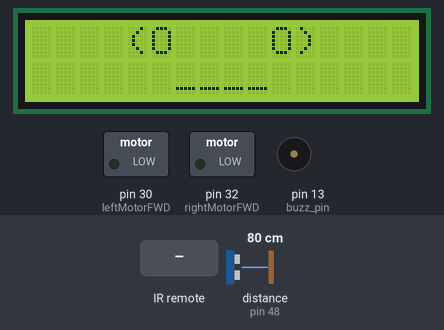
A sketch run on a simulated Arduino Mega 2560, built with avr-gcc and run on an emulated ATmega2560. Parts: 16×2 character LCD, switched loads named in the sketch (green lamp = pin HIGH), buzzer (waves = sounding). Wiring (inferred from the names in the program): ultrasonic range finder: trigger pin 46; echo pin 48. The test bench sets the inputs (shaded band); at power-on: distance to the obstacle (sensor on pin 48) 80 cm. The echo pulse lasts 58.3 µs per cm; pins used as bus, display or sensor lines are not drawn; what the sketch prints to the serial monitor is not drawn.

Above: at 1.4 s.
1.5 s: infrared code 0xF30CFF00 received
At 3.7 s:
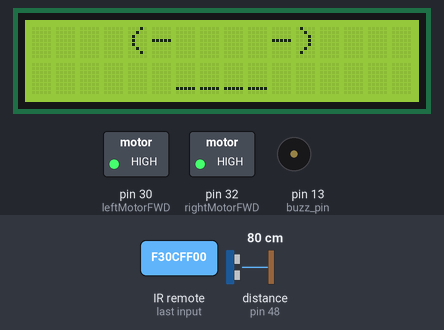
4.5 s: distance to the obstacle (sensor on pin 48) set to 19 cm
At 6.8 s:
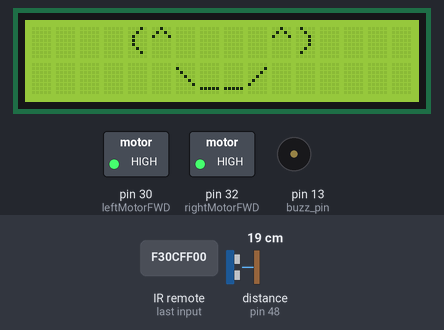
7.5 s: distance to the obstacle (sensor on pin 48) set to 15 cm
10.5 s: infrared code 0xE718FF00 received
At 10.9 s:
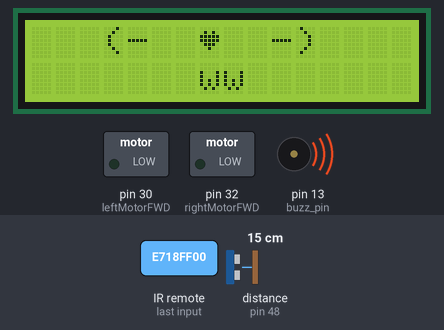
12.5 s: infrared code 0xA15EFF00 received
At 14.9 s:
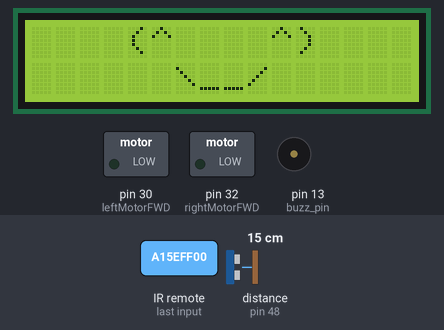
15.2 s: infrared code 0xF708FF00 received
At 16.9 s:
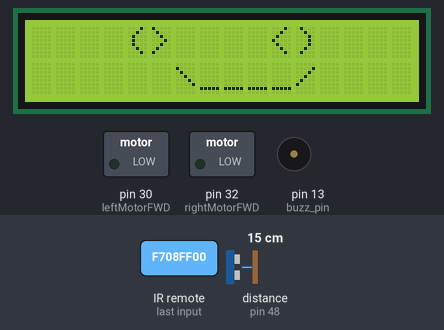
Timing chart, 0 to 18.2 s (numbered marks = the images above; inputs shaded):
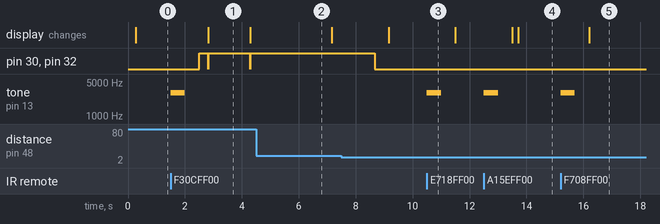

The sketch:

NaptimeActualFinal.ino
```cpp
#include <IRremote.h>
#include <LiquidCrystal.h>

//beep
int buzz_pin = 13;

// Motor Pins
const int leftMotorFWD = 30;
const int rightMotorFWD = 32;

const int proxBuzzer = 13;

// Sensor Pins
const int trigpin_OT = 46;
const int echopin_IN = 48;

// Turning Variables
int rightAngleTime = 0;
int twoseventydegreeTime = rightAngleTime * 3;
int fwdTime = 0;

// System States
bool ultraSensor = false;
bool elevator_button = false;
bool ecebElevator = false;

//########################

int distance, cm;
//############################

// ##### Bool Logic #####
bool bool_state;
int distance_to_detect = 16;  //in cm
// ##########################

// // ##### multi tasking timer logic ####
unsigned long starting_time = 0;
int delay_int = 50;
unsigned long delay_time = delay_int;
unsigned long current_time = 0;

// Variables for the non-blocking LCD animation
unsigned long previousLcdTime = 0;
int currentFrame = 1;
unsigned long frameDuration = 0; // Starts at 0 to draw the first frame immediately
//######### Remote vars ##########
//ALL the numbers E718FF00 number 2, A15EFF00 - #3, F708FF00 - #4, E31CFF00 - #5, A55AFF00 - #6, BD42FF00 - #7, AD52FF00 - #8, B54AFF00 - #9
// Playback BB44FF00, Play forword BC43FF00, Arrow with equals BF40FF00, read power button BA45FF00

int reciver_pin = 7;

unsigned long remotevalue = 0;

//#############################
//LCD Display

const int rs = 12, en = 11, d4 = 5, d5 = 4, d6 = 3, d7 = 2;
LiquidCrystal lcd(rs, en, d4, d5, d6, d7);

byte backSlash[8] = {
  B00000, B10000, B01000, B00100, B00010, B00001, B00000, B00000
};
byte forwardSlash[8] = {
  B00000, B00001, B00010, B00100, B01000, B10000, B00000, B00000
};
byte heart[8] = {
  B00000, B01010, B11111, B11111, B01110, B00100, B00000, B00000
};

//############################

// ### Bool Logic ###
  struct{
    int nodesConnected[3];
    int node0Dist;
    int node1Dist;
    int node2Dist;
    int node0Deg; //make 0-3
    int node1Deg;
    int node2Deg;
    ;
  } node1, node2, node3, node4, node5, node6, node7, node8, node9, node10, node11, node12, node13, node14, node15, node16, node17, node18;

//  #### Room logic ######
int room_number;

//##########################

void initializeNodes() {
//node 1
    node1.nodesConnected[0] = 2; node1.nodesConnected[1] = 0; node1.nodesConnected[2] = 0;
    node1.node0Dist = 1500;
    node1.node0Deg = 2; //make 1-3

    //node 2
    node2.nodesConnected[0] = 1; node2.nodesConnected[1] = 3; node2.nodesConnected[2] = 0;
    node2.node0Dist = 1500;
    node2.node0Deg = 2; //make 1-3
    node2.node1Dist = 1500;
    node2.node1Deg = 0; //make 1-3

    //node 3
    node3.nodesConnected[0] = 2; node3.nodesConnected[1] = 4; node3.nodesConnected[2] = 0;
    node3.node0Dist = 1500;
    node3.node0Deg = 0; //make 1-3
    node3.node1Dist = 730;
    node3.node1Deg = 2; //make 1-3

    //node 5
    node5.nodesConnected[0] = 4; node5.nodesConnected[1] = 6; node5.nodesConnected[2] = 0;
    node5.node0Dist = 650;
    node5.node0Deg = 0; //make 1-3
    node5.node1Dist = 1470;
    node5.node1Deg = 3; //make 1-3

    //node 6 (Fixed typo: was written as node5)
    node6.nodesConnected[0] = 5; node6.nodesConnected[1] = 7; node6.nodesConnected[2] = 0;
    node6.node0Dist = 1470;
    node6.node0Deg = 1; //make 1-3
    node6.node1Dist = 310;
    node6.node1Deg = 3; //make 1-3

    //node 7
    node7.nodesConnected[0] = 6; node7.nodesConnected[1] = 8; node7.nodesConnected[2] = 0;
    node7.node0Dist = 310;
    node7.node0Deg = 1; //make 1-3
    node7.node1Dist = 730;
    node7.node1Deg = 3; //make 1-3

    //node 8
    node8.nodesConnected[0] = 6; node8.nodesConnected[1] = 8; node8.nodesConnected[2] = 0;
    node8.node0Dist = 730;
    node8.node0Deg = 1; //make 1-3
    node8.node1Dist = 730;
    node8.node1Deg = 3; //make 1-3

    //node 13
    node13.nodesConnected[0] = 9; node13.nodesConnected[1] = 14; node13.nodesConnected[2] = 0;
    node13.node0Dist = 60;
    node13.node0Deg = 2; //make 1-3
    node13.node1Dist = (750 + 710 + 500) - 144;
    node13.node1Deg = 3; //make 1-3

    //node 10
    node10.nodesConnected[0] = 9; node10.nodesConnected[1] = 11; node10.nodesConnected[2] = 0;
    node10.node0Dist = 750 + 750 + 750 + 160;
    node10.node0Deg = 1; //make 1-3
    node10.node1Dist = 750;
    node10.node1Deg = 3; //make 1-3

    //node 11
    node11.nodesConnected[0] = 10; node11.nodesConnected[1] = 12; node11.nodesConnected[2] = 0;
    node11.node0Dist = 750;
    node11.node0Deg = 1; //make 1-3
    node11.node1Dist = 710 + 500;
    node11.node1Deg = 3; //make 1-3

    //node 12
    node12.nodesConnected[0] = 11; node12.nodesConnected[1] = 15; node12.nodesConnected[2] = 0;
    node12.node0Dist = 500 + 710;
    node12.node0Deg = 1; //make 1-3
    node12.node1Dist = 750 + 750 + 750 + 722;
    node12.node1Deg = 0; //make 1-3

    //node 16
    node16.nodesConnected[0] = 15; node16.nodesConnected[1] = 17; node16.nodesConnected[2] = 0;
    node16.node0Dist = 270;
    node16.node0Deg = 2; //make 1-3
    node16.node1Dist = 270 + 750 + 750 + 500;
    node16.node1Deg = 0; //make 1-3

    //node 17
    node17.nodesConnected[0] = 16; node17.nodesConnected[1] = 18; node17.nodesConnected[2] = 0;
    node17.node0Dist = 270 + 750 + 750 + 500;
    node17.node0Deg = 2; //make 1-3
    node17.node1Dist = 250 + 540;
    node17.node1Deg = 0; //make 1-3

    //node 18
    node18.nodesConnected[0] = 17; node18.nodesConnected[1] = 0; node18.nodesConnected[2] = 0;
    node18.node0Dist = 250 + 540;
    node18.node0Deg = 2; //make 1-3

    //node 9
    node9.nodesConnected[0] = 8; node9.nodesConnected[1] = 10; node9.nodesConnected[2] = 13;
    node9.node0Dist = 730;
    node9.node0Deg = 1; //make 1-3
    node9.node1Dist = 750 + 750 + 750 + 160;
    node9.node1Deg = 2; //make 1-3
    node9.node2Dist = 60;
    node9.node2Deg = 0; //make 1-3

    //node 15
    node15.nodesConnected[0] = 14; node15.nodesConnected[1] = 12; node15.nodesConnected[2] = 16;
    node15.node0Dist = 144;
    node15.node0Deg = 1; //make 1-3
    node15.node1Dist = 750 + 750 + 750 + 722;
    node15.node1Deg = 2; //make 1-3
    node15.node2Dist = 270;
    node15.node2Deg = 0; //make 1-3
}

int currentNode = 7;
int targetNode = 0;
int currentHeading = 0;


void setup() {


    lcd.begin(16, 2);
  lcd.createChar(0, backSlash);
  lcd.createChar(1, forwardSlash);
  lcd.createChar(2, heart);

pinMode(proxBuzzer, OUTPUT);


Serial.begin(9600); // set up the monitor FIRST
  delay(200);
  starting_time = millis(); //set a time at the begining of arduing
  //remote setup
  IrReceiver.begin(reciver_pin);
  Serial.println("IR Receiver Enabled");  // activate the reciver

  // setting the modes high/low of the ultra sensor pin
  sensorsetup();

// Motor Functions
pinMode(leftMotorFWD, OUTPUT);
pinMode(rightMotorFWD, OUTPUT);

initializeNodes();

}

void loop() {
  updateLCD();

  // 1. Ultrasonic Sensor Logic
  current_time = millis();

  if (current_time - starting_time >= delay_time) {
    distance = sensorfunction(trigpin_OT, echopin_IN);
    cm = convert_to_cm(distance);
    bool_state = detect_object(cm);

    print_info(cm);
    remote_print_info();
    starting_time = current_time;
  }

  // 2. Read the Remote and Assign Target
  room_number = remote_function();
  if (room_number > 0) {
      targetNode = room_number;
      Serial.print("New Destination Set: Room ");
      Serial.println(targetNode);
  }

  // 3. Movement Logic
  if (bool_state == true) {
      stopBlock(); // Object detected
  }
  else {
      // If we have a destination and haven't arrived yet...
      if (targetNode > 0 && currentNode != targetNode) {

          // Use our new GPS function to find the immediate next step
          int nextStep = getNextNodeOnPath(currentNode, targetNode);

          // Use our new Driving function to physically move there
          if (nextStep != 0) {
              executeNodeTransfer(currentNode, nextStep);
          }

          // Check if we arrived
          if (currentNode == targetNode) {
              Serial.println("Arrived at Destination!");
              targetNode = 0;
              stopBlock();
          }
      }
  }
}


// ###### remote functions #########
int remote_function () {
  if (IrReceiver.decode()) {
    // If a button is pressed and it's NOT just being held down
    if (!(IrReceiver.decodedIRData.flags & IRDATA_FLAGS_IS_REPEAT)) {
      remotevalue = IrReceiver.decodedIRData.decodedRawData;
      // do buz
      beep();
      IrReceiver.resume(); // Reset receiver for the next signal immediately

      switch (remotevalue) {
        case 0xF30CFF00: return 1;
        case 0xE718FF00: return 2;
        case 0xA15EFF00: return 3;
        case 0xF708FF00: return 4;
        case 0xE31CFF00: return 5;
        case 0xA55AFF00: return 6;
      }
    }
    IrReceiver.resume(); // Catch-all to reset receiver if it was a repeat flag
  } else {
    // IF NO BUTTON IS PRESSED: Clear the global variable
    remotevalue = 0;
  }

  return 0; // Return 0 if nothing happened
}

void remote_print_info()
{
  Serial.print(" Remote: ");

  if (remotevalue == 0)
  {
    Serial.print("None");
  }
  else
  {
    Serial.print(remotevalue, HEX);
  }
  Serial.println(); //make new line
};


//  ############# logic ###############
bool detect_object(int cm)
{
  // if see object
  if (cm >= 0 && cm < distance_to_detect)
  {
    Serial.print("STOPED: ");
    Serial.print("True");
    Serial.print(" | ");
    return true;
  }
  else
  {
    // if further than the distance do nothing
    Serial.print("STOPED: ");
    Serial.print("False");
    Serial.print(" | ");
    return false;

  }

};

void print_logic(bool bool_state)  //might not be use anymore
{
  Serial.print("STOPED: ");
  Serial.print(bool_state);
  delay(200);  //might cause problems

}

//###################################

//#### converstions funcitons ########
void print_info(int cm)
{
  Serial.print("CM: ");
  Serial.print(cm);
  Serial.print(" | ");
};

int convert_to_cm(int distance) {return (distance / 29) /2;};

//####################################

 // ########### sensor funcitons ################

void sensorsetup()
{
  pinMode(trigpin_OT, OUTPUT);
  pinMode(echopin_IN, INPUT);
};

// get the time in ms and converst
long sensorfunction(int trigpin_OT, int echopin_IT)
{

  // want the sensor to first begin off
  // then shoot a pulse from the trig pin
  // after waits
  // then get the input / distance it was recived using pulse in
  // then conver the pulse in to the uniters
  // turn off an repeate

  digitalWrite(trigpin_OT, LOW);  // turn off the pin first
  delayMicroseconds(2); // short_ delay

  digitalWrite(trigpin_OT, HIGH); // send the signal
  delayMicroseconds(10);
  digitalWrite(trigpin_OT, LOW); // turn off


  // get the trig pin infomation
  // when the echopin goes hight it recived the signal from trigpin im 'mili seconds'
  return pulseIn(echopin_IN, HIGH, 30000);

};


void turnToHeading(int targetDeg) {
    if (currentHeading == targetDeg) {
        return;
    }

    int diff = (targetDeg - currentHeading + 4) % 4;

    if (diff == 1) {
        rightTurnBlock();
    }
    else if (diff == 2) {
        backwardBlock();
    }
    else if (diff == 3) {
        leftTurnBlock();
    }
    currentHeading = targetDeg;
}


void enterElevator(){
  //I hate my life
    if (elevator_button == true){
      forwardBlock();

      //hexadecimal value for elevator function

      backwardBlock();
    }
    else{
      delay(100);
    }

}

void exitElevator(){
  //I love my life
    if (elevator_button == true){
      forwardBlock();
    }
    else{
      delay(100);
    }
}

void stopBlock(){
    digitalWrite(rightMotorFWD, LOW);
    digitalWrite(leftMotorFWD, LOW);
}

void leftTurnBlock(){
    digitalWrite(rightMotorFWD, HIGH);
    delay(rightAngleTime);
    digitalWrite(rightMotorFWD, LOW);
}

void rightTurnBlock(){
    digitalWrite(leftMotorFWD, HIGH);
    delay(rightAngleTime);
    digitalWrite(leftMotorFWD, LOW);
}

void forwardBlock(){
    digitalWrite(rightMotorFWD, HIGH);
    digitalWrite(leftMotorFWD, HIGH);
    delay(fwdTime);
    digitalWrite(rightMotorFWD, LOW);
    digitalWrite(leftMotorFWD, LOW);
}

void backwardBlock(){
    digitalWrite(leftMotorFWD, HIGH);
    digitalWrite(rightMotorFWD, LOW);
    delay(twoseventydegreeTime);
    digitalWrite(leftMotorFWD, LOW);
    digitalWrite(rightMotorFWD, HIGH);
    delay(rightAngleTime);

}

void updateLCD() {
  unsigned long currentMillis = millis();

  // If the required time for the current frame has passed, draw the next one
  if (currentMillis - previousLcdTime >= frameDuration) {
    previousLcdTime = currentMillis; // Reset the stopwatch
    lcd.clear();

    switch(currentFrame) {
      case 1:
        lcd.setCursor(4, 0); lcd.print("(O    O)");
        lcd.setCursor(6, 1); lcd.print("____");
        frameDuration = 1500;
        currentFrame = 2; // Queue up the next frame
        break;
      case 2:
        lcd.setCursor(4, 0); lcd.print("(-    -)");
        lcd.setCursor(6, 1); lcd.print("____");
        frameDuration = 200;
        currentFrame = 3;
        break;
      case 3:
        lcd.setCursor(4, 0); lcd.print("(^    ^)");
        lcd.setCursor(6, 1); lcd.write(byte(0));
        lcd.print("__");     lcd.write(byte(1));
        frameDuration = 2000;
        currentFrame = 4;
        break;
      case 4:
        lcd.setCursor(4, 0); lcd.print("(>    <)");
        lcd.setCursor(6, 1); lcd.write(byte(0));
        lcd.print("____");   lcd.write(byte(1));
        frameDuration = 2000;
        currentFrame = 5;
        break;
      case 5:
        lcd.setCursor(3, 0); lcd.print("(-  ");
        lcd.write(byte(2));  lcd.print("  -)");
        lcd.setCursor(7, 1); lcd.print("ww");
        frameDuration = 1500;
        currentFrame = 1; // Loop back to the beginning
        break;
    }
  }
}
// ==========================================
// ANCILLARY NAVIGATION ENGINE
// ==========================================

// 1. The "GPS" Algorithm
// Calculates the shortest path through your graph, handling the branches at 9 and 15
int getNextNodeOnPath(int current, int target) {
    if (current == target) return 0;

    // RULE 1: Moving towards the start of the hallway (Nodes 1-8)
    if (target <= 8) {
        if (current > 8 && current != 9) { // Funnel everything back to Junction 9
            if (current == 10 || current == 13) return 9;
            if (current == 11) return 10;
            if (current == 12) return 11;
            if (current == 14) return 13;
            if (current >= 15) return 14;
        }
        if (current == 9) return 8;
        if (current > target) return current - 1; // Drive down
        if (current < target) return current + 1; // Drive up
    }

    // RULE 2: Moving towards the end of the hallway (Nodes 16-18)
    if (target >= 16) {
        if (current < 15) { // Funnel everything to Junction 15
            if (current <= 8) return current + 1;
            if (current == 9) return 13; // Take the bottom path (13) by default
            if (current == 10) return 11;
            if (current == 11) return 12;
            if (current == 12) return 15;
            if (current == 13) return 14;
            if (current == 14) return 15;
        }
        if (current == 15) return 16;
        if (current < target) return current + 1;
        if (current > target) return current - 1;
    }

    // RULE 3: Navigating within the split paths (Nodes 9 to 15)
    if (target >= 9 && target <= 15) {
        if (current < 9) return current + 1; // Below 9, drive up
        if (current > 15) return current - 1; // Above 15, drive down

        // Junction 9 Logic
        if (current == 9) {
            if (target == 10 || target == 11 || target == 12) return 10; // Top Path
            if (target == 13 || target == 14 || target == 15) return 13; // Bottom Path
        }
        // Junction 15 Logic
        if (current == 15) {
            if (target == 12 || target == 11 || target == 10) return 12; // Top Path Reverse
            if (target == 14 || target == 13 || target == 9) return 14; // Bottom Path Reverse
        }

        // Inside Top Path (10, 11, 12)
        if (current >= 10 && current <= 12) {
            if (target >= 10 && target <= 12) {
                if (current < target) return current + 1;
                if (current > target) return current - 1;
            }
            if (target == 9) return current - 1;
            if (target == 15 || target == 13 || target == 14) return current + 1;
        }

        // Inside Bottom Path (13, 14)
        if (current == 13 || current == 14) {
            if (target == 14 && current == 13) return 14;
            if (target == 13 && current == 14) return 13;
            if (target == 9) return current - 1;
            if (target == 15 || target == 10 || target == 11 || target == 12) return current + 1;
        }
    }
    return 0; // Failsafe
}

// 2. The Physical Driver Function
// Connects the math algorithm to your pre-existing physical struct data
void executeNodeTransfer(int current, int next) {
    switch(current) {
        case 1:
            if (next == 2) { turnToHeading(node1.node0Deg); fwdTime = node1.node0Dist; }
            break;
        case 2:
            if (next == 1) { turnToHeading(node2.node0Deg); fwdTime = node2.node0Dist; }
            if (next == 3) { turnToHeading(node2.node1Deg); fwdTime = node2.node1Dist; }
            break;
        case 3:
            if (next == 2) { turnToHeading(node3.node0Deg); fwdTime = node3.node0Dist; }
            if (next == 4) { turnToHeading(node3.node1Deg); fwdTime = node3.node1Dist; }
            break;
        case 4:
            // Placeholder: Node 4 was missing from initializeNodes(), assuming basic routing
            fwdTime = 700; // Default generic forward time
            break;
        case 5:
            if (next == 4) { turnToHeading(node5.node0Deg); fwdTime = node5.node0Dist; }
            if (next == 6) { turnToHeading(node5.node1Deg); fwdTime = node5.node1Dist; }
            break;
        case 6:
            if (next == 5) { turnToHeading(node6.node0Deg); fwdTime = node6.node0Dist; }
            if (next == 7) { turnToHeading(node6.node1Deg); fwdTime = node6.node1Dist; }
            break;
        case 7:
            if (next == 6) { turnToHeading(node7.node0Deg); fwdTime = node7.node0Dist; }
            if (next == 8) { turnToHeading(node7.node1Deg); fwdTime = node7.node1Dist; }
            break;
        case 8:
            if (next == 6) { turnToHeading(node8.node0Deg); fwdTime = node8.node0Dist; }
            if (next == 9) { turnToHeading(node8.node1Deg); fwdTime = node8.node1Dist; } // Corrected typo in your init
            break;
        case 9:
            if (next == 8) { turnToHeading(node9.node0Deg); fwdTime = node9.node0Dist; }
            if (next == 10){ turnToHeading(node9.node1Deg); fwdTime = node9.node1Dist; }
            if (next == 13){ turnToHeading(node9.node2Deg); fwdTime = node9.node2Dist; }
            break;
        case 10:
            if (next == 9) { turnToHeading(node10.node0Deg); fwdTime = node10.node0Dist; }
            if (next == 11){ turnToHeading(node10.node1Deg); fwdTime = node10.node1Dist; }
            break;
        case 11:
            if (next == 10){ turnToHeading(node11.node0Deg); fwdTime = node11.node0Dist; }
            if (next == 12){ turnToHeading(node11.node1Deg); fwdTime = node11.node1Dist; }
            break;
        case 12:
            if (next == 11){ turnToHeading(node12.node0Deg); fwdTime = node12.node0Dist; }
            if (next == 15){ turnToHeading(node12.node1Deg); fwdTime = node12.node1Dist; }
            break;
        case 13:
            if (next == 9) { turnToHeading(node13.node0Deg); fwdTime = node13.node0Dist; }
            if (next == 14){ turnToHeading(node13.node1Deg); fwdTime = node13.node1Dist; }
            break;
        case 14:
            // Placeholder: Node 14 was missing from initializeNodes(), assuming generic
            fwdTime = 700;
            break;
        case 15:
            if (next == 14){ turnToHeading(node15.node0Deg); fwdTime = node15.node0Dist; }
            if (next == 12){ turnToHeading(node15.node1Deg); fwdTime = node15.node1Dist; }
            if (next == 16){ turnToHeading(node15.node2Deg); fwdTime = node15.node2Dist; }
            break;
        case 16:
            if (next == 15){ turnToHeading(node16.node0Deg); fwdTime = node16.node0Dist; }
            if (next == 17){ turnToHeading(node16.node1Deg); fwdTime = node16.node1Dist; }
            break;
        case 17:
            if (next == 16){ turnToHeading(node17.node0Deg); fwdTime = node17.node0Dist; }
            if (next == 18){ turnToHeading(node17.node1Deg); fwdTime = node17.node1Dist; }
            break;
        case 18:
            if (next == 17){ turnToHeading(node18.node0Deg); fwdTime = node18.node0Dist; }
            break;
    }

    // Execute the physical movement
    forwardBlock();

    // Update our position
    currentNode = next;
}

 void beep()
 {
    tone(buzz_pin, 3000);
    delay(500);

    noTone(buzz_pin);
    delay(500);  //might cause problems

 };
```

Measured:
- after the input at 1.5 s, pin 30 (leftMotorFWD), pin 32 (rightMotorFWD): goes HIGH 0.31 s, LOW 0.01 s, HIGH 1.5 s, LOW 0.01 s, then HIGH, starting after 1.0 s; tone on pin 13 (buzz_pin): silent → 3000 Hz at once, → silent 0.50 s later
- after the input at 4.5 s, pin 30 (leftMotorFWD), pin 32 (rightMotorFWD): stays HIGH (without the input it goes to LOW after 2.7 s)
- after the input at 10.5 s, tone on pin 13 (buzz_pin): silent → 3000 Hz at once, → silent 0.50 s later
- after the input at 12.5 s, tone on pin 13 (buzz_pin): silent → 3000 Hz at once, → silent 0.50 s later
- after the input at 15.2 s, tone on pin 13 (buzz_pin): silent → 3000 Hz at once, → silent 0.50 s later
- what the display in image 1 shows lasts 1.5 s, from 2.8 s to 4.3 s
